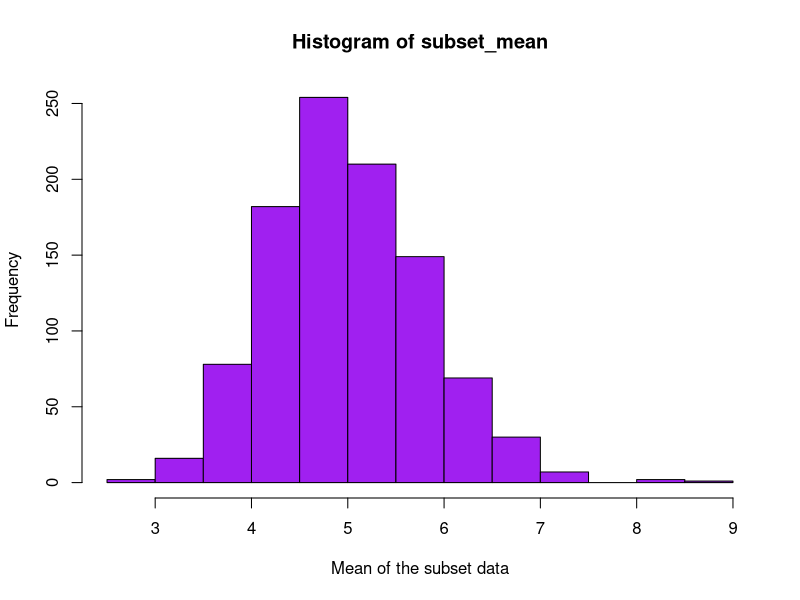
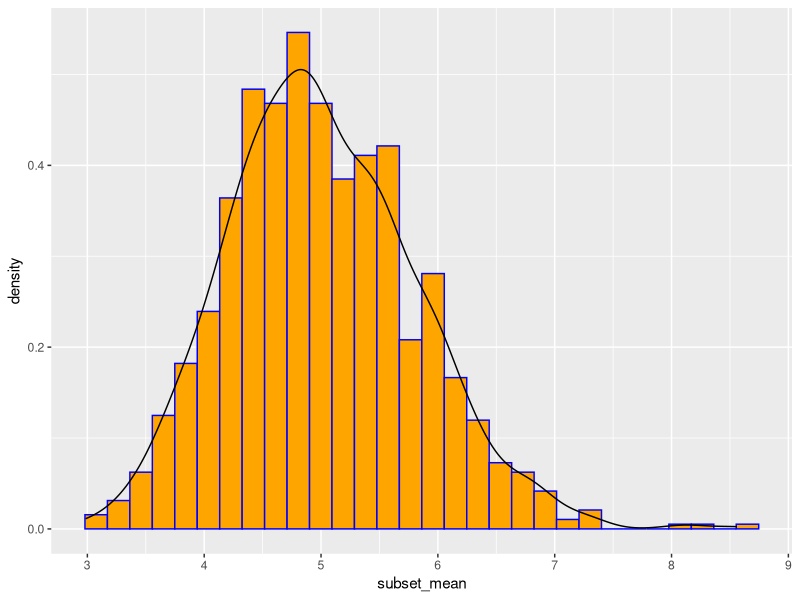

R code for these plots, in order:
## ---- chunk 1

setwd("F:/BENHUR FOLDER/Coursera/Statistical Reference/Week 4")
library(ggplot2)

## ---- chunk 2
n<-40
lamda<-0.2
numsim<-1000

## ---- chunk 3

set.seed(13579)
subset<-matrix(rexp(n*numsim,rate=lamda), numsim)
subset_mean<-apply(subset,1,mean)
hist(subset_mean,xlab="Mean of the subset data", col="purple")

## ---- chunk 4

Theoretical_mean<-1/lamda
Theoretical_mean

## ---- chunk 5

round(mean(subset_mean),2)

## ---- chunk 6

Theoretical_var<-(1/lamda)^2/n
Theoretical_var

Theoretical_sd<-(1/lamda)/sqrt(n)
Theoretical_sd

## ---- chunk 7

round(var(subset_mean),2)
round(sd(subset_mean),2)

## ---- chunk 8

data_normd<-data.frame(subset_mean)

g<-ggplot(data_normd,aes(x=subset_mean),xlab="distribution of means")

g +geom_histogram(aes(y=..density..),colour="blue",fill="orange")+geom_density() 

